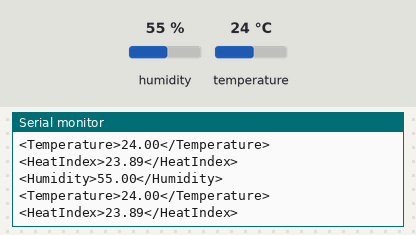
The sketch below on a simulated Arduino Uno, built with avr-gcc and run on an emulated ATmega328P. Shown: the last lines printed to the serial monitor. The test bench sets the inputs (shaded band); at power-on: humidity 55 %, temperature 24 °C.

Above: at 10.8 s.
10.9 s: humidity set to 22 %
At 15.6 s:
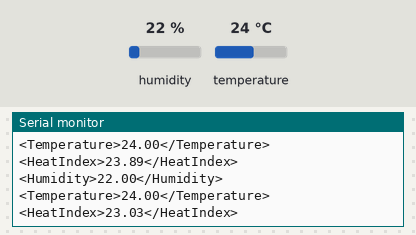
18.4 s: temperature set to 12 °C
At 21.2 s:
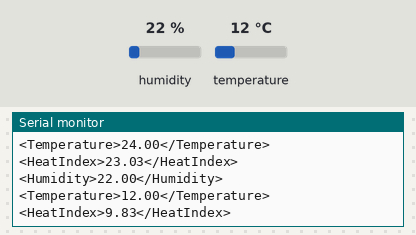
25.9 s: humidity set to 40 %
At 31.4 s:
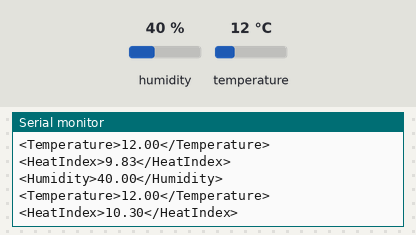
Timing chart, 0 to 32.9 s (numbered marks = the images above; inputs shaded):
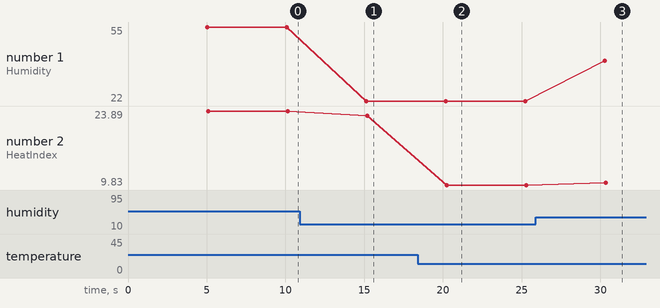

The sketch:

getTemperature.ino
```cpp
#include "DHT.h"

#define DHTPIN A0
#define DHTTYPE DHT11
DHT dht(DHTPIN, DHTTYPE);

void setup() {
  Serial.begin(9600);
  dht.begin();
}

void loop() {
  // Wait a few seconds between measurements.
  delay(5000);

  // Reading temperature or humidity takes about 250 milliseconds!
  // Sensor readings may also be up to 2 seconds 'old' (its a very slow sensor)
  float h = dht.readHumidity();
  // Read temperature as Celsius (the default)
  float t = dht.readTemperature();
  // Read temperature as Fahrenheit (isFahrenheit = true)
  float f = dht.readTemperature(true);

  // Check if any reads failed and exit early (to try again).
  if (isnan(h) || isnan(t) || isnan(f)) {
    Serial.println(F("Failed to read from DHT sensor!"));
    return;
  }

  // Compute heat index in Fahrenheit (the default)
  float hif = dht.computeHeatIndex(f, h);
  // Compute heat index in Celsius (isFahreheit = false)
  float hic = dht.computeHeatIndex(t, h, false);

  Serial.print("<Humidity>");
  Serial.print(h);
  Serial.println("</Humidity>");;
  Serial.print("<Temperature>");
  Serial.print(t);
  Serial.println("</Temperature>");
  Serial.print("<HeatIndex>");
  Serial.print(hic);
  Serial.println("</HeatIndex>");
}
```

Measured:
- after the input at 10.9 s, the serial monitor: prints a new line after 4.2 s (image 1)
- after the input at 18.4 s, the serial monitor: prints a new line after 1.8 s (image 2)
- after the input at 25.9 s, the serial monitor: prints a new line after 4.4 s (image 3)
- plotted number 1: 55 → 22 after the input at 10.9 s, 22 → 40 after the input at 25.9 s
- plotted number 2: 23.89 → 23.03 after the input at 10.9 s, 23.03 → 9.83 after the input at 18.4 s, 9.83 → 10.3 after the input at 25.9 s
